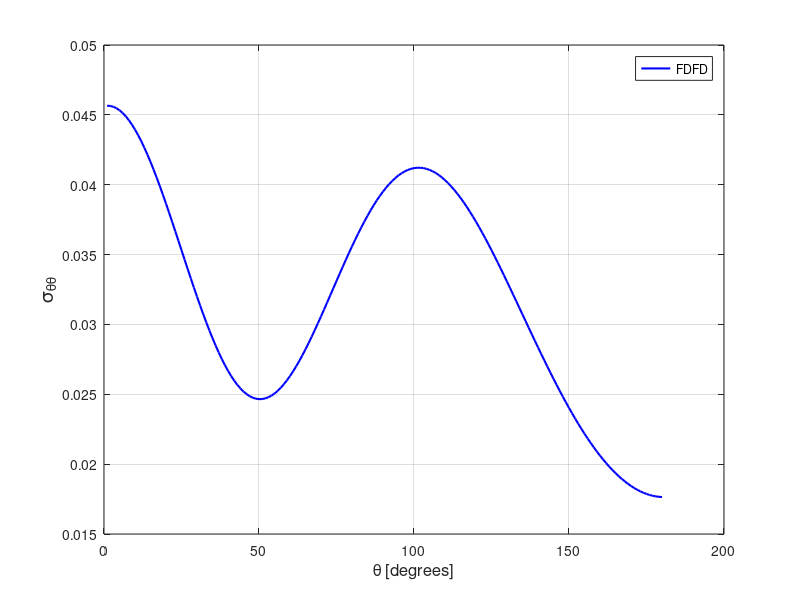

This figure's MATLAB source:
stt = [ 
    1  0.45653328E-01
    2  0.45639820E-01
    3  0.45581289E-01
    4  0.45477312E-01
    5  0.45328550E-01
    6  0.45136206E-01
    7  0.44900317E-01
    8  0.44622809E-01
    9  0.44304531E-01
   10  0.43947086E-01
   11  0.43551836E-01
   12  0.43120932E-01
   13  0.42656209E-01
   14  0.42159677E-01
   15  0.41633721E-01
   16  0.41080486E-01
   17  0.40502638E-01
   18  0.39902680E-01
   19  0.39283238E-01
   20  0.38647000E-01
   21  0.37996963E-01
   22  0.37335798E-01
   23  0.36666173E-01
   24  0.35991430E-01
   25  0.35314351E-01
   26  0.34637392E-01
   27  0.33963766E-01
   28  0.33296339E-01
   29  0.32637898E-01
   30  0.31990726E-01
   31  0.31357918E-01
   32  0.30741759E-01
   33  0.30144848E-01
   34  0.29569572E-01
   35  0.29017873E-01
   36  0.28492115E-01
   37  0.27994074E-01
   38  0.27525654E-01
   39  0.27088620E-01
   40  0.26684195E-01
   41  0.26313841E-01
   42  0.25978921E-01
   43  0.25680175E-01
   44  0.25418527E-01
   45  0.25194680E-01
   46  0.25009120E-01
   47  0.24861971E-01
   48  0.24753744E-01
   49  0.24684047E-01
   50  0.24652865E-01
   51  0.24659863E-01
   52  0.24704417E-01
   53  0.24786001E-01
   54  0.24903623E-01
   55  0.25056273E-01
   56  0.25243286E-01
   57  0.25463000E-01
   58  0.25714146E-01
   59  0.25995279E-01
   60  0.26305238E-01
   61  0.26641712E-01
   62  0.27003625E-01
   63  0.27388608E-01
   64  0.27795052E-01
   65  0.28220920E-01
   66  0.28664747E-01
   67  0.29123923E-01
   68  0.29596616E-01
   69  0.30080630E-01
   70  0.30574124E-01
   71  0.31075258E-01
   72  0.31581398E-01
   73  0.32090653E-01
   74  0.32601427E-01
   75  0.33110902E-01
   76  0.33618856E-01
   77  0.34121480E-01
   78  0.34617994E-01
   79  0.35106529E-01
   80  0.35584968E-01
   81  0.36051832E-01
   82  0.36506124E-01
   83  0.36945675E-01
   84  0.37369337E-01
   85  0.37775673E-01
   86  0.38163658E-01
   87  0.38532183E-01
   88  0.38879972E-01
   89  0.39206050E-01
   90  0.39509587E-01
   91  0.39790060E-01
   92  0.40046465E-01
   93  0.40278655E-01
   94  0.40486015E-01
   95  0.40667519E-01
   96  0.40823571E-01
   97  0.40954020E-01
   98  0.41057918E-01
   99  0.41135930E-01
  100  0.41188013E-01
  101  0.41213732E-01
  102  0.41214079E-01
  103  0.41188575E-01
  104  0.41137870E-01
  105  0.41062333E-01
  106  0.40962350E-01
  107  0.40838499E-01
  108  0.40691074E-01
  109  0.40520705E-01
  110  0.40328506E-01
  111  0.40114604E-01
  112  0.39879791E-01
  113  0.39625220E-01
  114  0.39351247E-01
  115  0.39058927E-01
  116  0.38748749E-01
  117  0.38422048E-01
  118  0.38079351E-01
  119  0.37721962E-01
  120  0.37350539E-01
  121  0.36965583E-01
  122  0.36568675E-01
  123  0.36160443E-01
  124  0.35741620E-01
  125  0.35313558E-01
  126  0.34876775E-01
  127  0.34432441E-01
  128  0.33981472E-01
  129  0.33524692E-01
  130  0.33062905E-01
  131  0.32597147E-01
  132  0.32128379E-01
  133  0.31657025E-01
  134  0.31184323E-01
  135  0.30711025E-01
  136  0.30238034E-01
  137  0.29765699E-01
  138  0.29295167E-01
  139  0.28827015E-01
  140  0.28361933E-01
  141  0.27900856E-01
  142  0.27444210E-01
  143  0.26992751E-01
  144  0.26547015E-01
  145  0.26107652E-01
  146  0.25675246E-01
  147  0.25250347E-01
  148  0.24833370E-01
  149  0.24424994E-01
  150  0.24025721E-01
  151  0.23635574E-01
  152  0.23255415E-01
  153  0.22885527E-01
  154  0.22526184E-01
  155  0.22177946E-01
  156  0.21840800E-01
  157  0.21515394E-01
  158  0.21201801E-01
  159  0.20900335E-01
  160  0.20611249E-01
  161  0.20334780E-01
  162  0.20071024E-01
  163  0.19820282E-01
  164  0.19582508E-01
  165  0.19358145E-01
  166  0.19147202E-01
  167  0.18949622E-01
  168  0.18765720E-01
  169  0.18595681E-01
  170  0.18439209E-01
  171  0.18296747E-01
  172  0.18168231E-01
  173  0.18053669E-01
  174  0.17952966E-01
  175  0.17866427E-01
  176  0.17793933E-01
  177  0.17735530E-01
  178  0.17691225E-01
  179  0.17661039E-01
  180  0.17644938E-01
  181  0.17643085E-01
  182  0.17655307E-01
  183  0.17681625E-01
  184  0.17722087E-01
  185  0.17776696E-01
  186  0.17845348E-01
  187  0.17928023E-01
  188  0.18024642E-01
  189  0.18135292E-01
  190  0.18259911E-01
  191  0.18398548E-01
  192  0.18550878E-01
  193  0.18716946E-01
  194  0.18896703E-01
  195  0.19090001E-01
  196  0.19296888E-01
  197  0.19517194E-01
  198  0.19750701E-01
  199  0.19997288E-01
  200  0.20257024E-01
  201  0.20529445E-01
  202  0.20814523E-01
  203  0.21111928E-01
  204  0.21421585E-01
  205  0.21743188E-01
  206  0.22076506E-01
  207  0.22421043E-01
  208  0.22776872E-01
  209  0.23143282E-01
  210  0.23520229E-01
  211  0.23907157E-01
  212  0.24303643E-01
  213  0.24709435E-01
  214  0.25123950E-01
  215  0.25546819E-01
  216  0.25977407E-01
  217  0.26415313E-01
  218  0.26859952E-01
  219  0.27310740E-01
  220  0.27766997E-01
  221  0.28228138E-01
  222  0.28693674E-01
  223  0.29162811E-01
  224  0.29634744E-01
  225  0.30109111E-01
  226  0.30584747E-01
  227  0.31061105E-01
  228  0.31537533E-01
  229  0.32012951E-01
  230  0.32486834E-01
  231  0.32958146E-01
  232  0.33425998E-01
  233  0.33889540E-01
  234  0.34348290E-01
  235  0.34800529E-01
  236  0.35246275E-01
  237  0.35683885E-01
  238  0.36112785E-01
  239  0.36532104E-01
  240  0.36940850E-01
  241  0.37337959E-01
  242  0.37722368E-01
  243  0.38093526E-01
  244  0.38450472E-01
  245  0.38791843E-01
  246  0.39117426E-01
  247  0.39425563E-01
  248  0.39716128E-01
  249  0.39987743E-01
  250  0.40239483E-01
  251  0.40471394E-01
  252  0.40681567E-01
  253  0.40870260E-01
  254  0.41036114E-01
  255  0.41178860E-01
  256  0.41297678E-01
  257  0.41391965E-01
  258  0.41461635E-01
  259  0.41505594E-01
  260  0.41523915E-01
  261  0.41516256E-01
  262  0.41482102E-01
  263  0.41421529E-01
  264  0.41334413E-01
  265  0.41220319E-01
  266  0.41079879E-01
  267  0.40912885E-01
  268  0.40719818E-01
  269  0.40500548E-01
  270  0.40255588E-01
  271  0.39986040E-01
  272  0.39691463E-01
  273  0.39374013E-01
  274  0.39032653E-01
  275  0.38669892E-01
  276  0.38285617E-01
  277  0.37881386E-01
  278  0.37458315E-01
  279  0.37017439E-01
  280  0.36560535E-01
  281  0.36088381E-01
  282  0.35603102E-01
  283  0.35106018E-01
  284  0.34598734E-01
  285  0.34083158E-01
  286  0.33561260E-01
  287  0.33034496E-01
  288  0.32505076E-01
  289  0.31974778E-01
  290  0.31445965E-01
  291  0.30920342E-01
  292  0.30400224E-01
  293  0.29887512E-01
  294  0.29384397E-01
  295  0.28893072E-01
  296  0.28415605E-01
  297  0.27954197E-01
  298  0.27510460E-01
  299  0.27086765E-01
  300  0.26685141E-01
  301  0.26307147E-01
  302  0.25955120E-01
  303  0.25630340E-01
  304  0.25334746E-01
  305  0.25070028E-01
  306  0.24837453E-01
  307  0.24638396E-01
  308  0.24474226E-01
  309  0.24346059E-01
  310  0.24254723E-01
  311  0.24201209E-01
  312  0.24186051E-01
  313  0.24210060E-01
  314  0.24273312E-01
  315  0.24376167E-01
  316  0.24518576E-01
  317  0.24700563E-01
  318  0.24921590E-01
  319  0.25181407E-01
  320  0.25479022E-01
  321  0.25813786E-01
  322  0.26184611E-01
  323  0.26590517E-01
  324  0.27030097E-01
  325  0.27501734E-01
  326  0.28003622E-01
  327  0.28534271E-01
  328  0.29091371E-01
  329  0.29673083E-01
  330  0.30276943E-01
  331  0.30900881E-01
  332  0.31542085E-01
  333  0.32198321E-01
  334  0.32866694E-01
  335  0.33544526E-01
  336  0.34229264E-01
  337  0.34917753E-01
  338  0.35607155E-01
  339  0.36294773E-01
  340  0.36977448E-01
  341  0.37652228E-01
  342  0.38316641E-01
  343  0.38967352E-01
  344  0.39602034E-01
  345  0.40217612E-01
  346  0.40811252E-01
  347  0.41380815E-01
  348  0.41923456E-01
  349  0.42436976E-01
  350  0.42918950E-01
  351  0.43367386E-01
  352  0.43780208E-01
  353  0.44155601E-01
  354  0.44492204E-01
  355  0.44788167E-01
  356  0.45042280E-01
  357  0.45253344E-01
  358  0.45420885E-01
  359  0.45543540E-01
  360  0.45621090E-01
 ]; 
plot(stt(1:180,1),stt(1:180,2),'b-','linewidth',1.5 ); 
grid on 
legend('FDFD');
xlabel('\theta [degrees]','FontSize',12);
ylabel('\sigma_{\theta\theta}','FontSize',14);
